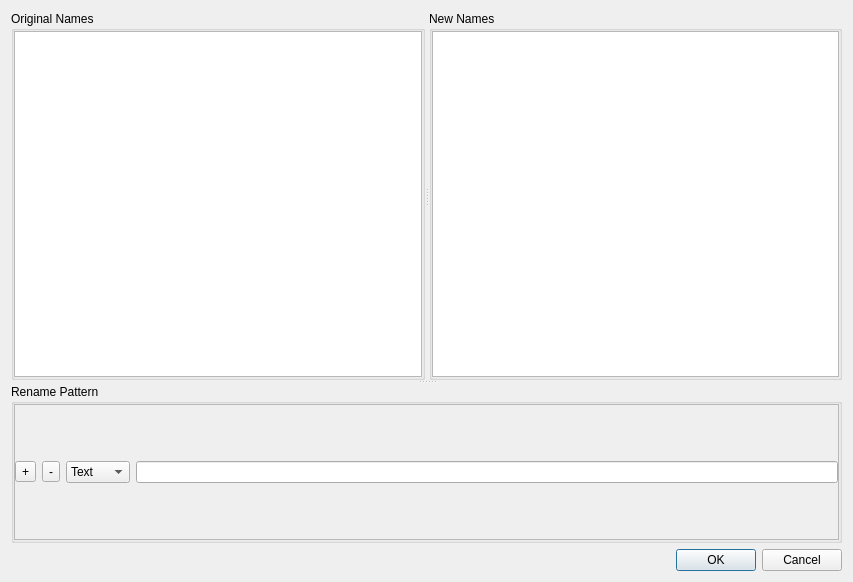
<?xml version="1.0" encoding="UTF-8"?>
<ui version="4.0">
 <class>MultiFileRenameDialog</class>
 <widget class="QDialog" name="MultiFileRenameDialog">
  <property name="geometry">
   <rect>
    <x>0</x>
    <y>0</y>
    <width>853</width>
    <height>582</height>
   </rect>
  </property>
  <property name="windowTitle">
   <string>Dialog</string>
  </property>
  <layout class="QVBoxLayout" name="verticalLayout_3">
   <item>
    <widget class="QSplitter" name="splitter_2">
     <property name="orientation">
      <enum>Qt::Vertical</enum>
     </property>
     <widget class="QSplitter" name="splitter">
      <property name="orientation">
       <enum>Qt::Horizontal</enum>
      </property>
      <widget class="QGroupBox" name="oldNamesGroupBox">
       <property name="title">
        <string>Original Names</string>
       </property>
       <layout class="QHBoxLayout" name="horizontalLayout_3">
        <property name="margin">
         <number>0</number>
        </property>
        <item>
         <widget class="QListWidget" name="oldNamesListWidget">
          <property name="editTriggers">
           <set>QAbstractItemView::NoEditTriggers</set>
          </property>
          <property name="showDropIndicator" stdset="0">
           <bool>false</bool>
          </property>
          <property name="selectionMode">
           <enum>QAbstractItemView::NoSelection</enum>
          </property>
         </widget>
        </item>
       </layout>
      </widget>
      <widget class="QGroupBox" name="newNamesGroupBox">
       <property name="title">
        <string>New Names</string>
       </property>
       <layout class="QHBoxLayout" name="horizontalLayout_2">
        <property name="margin">
         <number>0</number>
        </property>
        <item>
         <widget class="QListWidget" name="newNamesListWidget">
          <property name="editTriggers">
           <set>QAbstractItemView::NoEditTriggers</set>
          </property>
          <property name="showDropIndicator" stdset="0">
           <bool>false</bool>
          </property>
          <property name="selectionMode">
           <enum>QAbstractItemView::NoSelection</enum>
          </property>
         </widget>
        </item>
       </layout>
      </widget>
     </widget>
     <widget class="QGroupBox" name="renamePatternGroupBox">
      <property name="title">
       <string>Rename Pattern</string>
      </property>
      <layout class="QVBoxLayout" name="verticalLayout_2">
       <property name="margin">
        <number>0</number>
       </property>
       <item>
        <widget class="QScrollArea" name="scrollArea">
         <property name="widgetResizable">
          <bool>true</bool>
         </property>
         <widget class="QWidget" name="scrollAreaWidgetContents">
          <property name="geometry">
           <rect>
            <x>0</x>
            <y>0</y>
            <width>833</width>
            <height>135</height>
           </rect>
          </property>
          <layout class="QVBoxLayout" name="verticalLayout">
           <property name="margin">
            <number>0</number>
           </property>
           <item>
            <layout class="QHBoxLayout" name="patternLayout">
             <item>
              <widget class="QToolButton" name="addToolButton">
               <property name="text">
                <string>+</string>
               </property>
              </widget>
             </item>
             <item>
              <widget class="QToolButton" name="removelToolButton">
               <property name="text">
                <string>-</string>
               </property>
              </widget>
             </item>
             <item>
              <widget class="QComboBox" name="comboBox">
               <item>
                <property name="text">
                 <string>Text</string>
                </property>
               </item>
               <item>
                <property name="text">
                 <string>Date</string>
                </property>
               </item>
               <item>
                <property name="text">
                 <string>Count</string>
                </property>
               </item>
              </widget>
             </item>
             <item>
              <widget class="QLineEdit" name="lineEdit"/>
             </item>
            </layout>
           </item>
          </layout>
         </widget>
        </widget>
       </item>
      </layout>
     </widget>
    </widget>
   </item>
   <item>
    <widget class="QDialogButtonBox" name="buttonBox">
     <property name="orientation">
      <enum>Qt::Horizontal</enum>
     </property>
     <property name="standardButtons">
      <set>QDialogButtonBox::Cancel|QDialogButtonBox::Ok</set>
     </property>
    </widget>
   </item>
  </layout>
 </widget>
 <resources/>
 <connections>
  <connection>
   <sender>buttonBox</sender>
   <signal>accepted()</signal>
   <receiver>MultiFileRenameDialog</receiver>
   <slot>accept()</slot>
   <hints>
    <hint type="sourcelabel">
     <x>248</x>
     <y>254</y>
    </hint>
    <hint type="destinationlabel">
     <x>157</x>
     <y>274</y>
    </hint>
   </hints>
  </connection>
  <connection>
   <sender>buttonBox</sender>
   <signal>rejected()</signal>
   <receiver>MultiFileRenameDialog</receiver>
   <slot>reject()</slot>
   <hints>
    <hint type="sourcelabel">
     <x>316</x>
     <y>260</y>
    </hint>
    <hint type="destinationlabel">
     <x>286</x>
     <y>274</y>
    </hint>
   </hints>
  </connection>
 </connections>
</ui>
